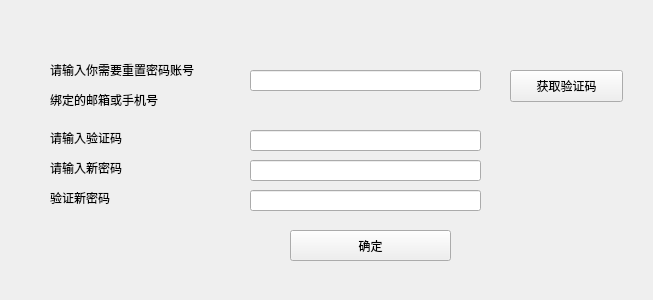
<?xml version="1.0" encoding="UTF-8"?>
<ui version="4.0">
 <class>ResetPassword</class>
 <widget class="QWidget" name="ResetPassword">
  <property name="geometry">
   <rect>
    <x>0</x>
    <y>0</y>
    <width>653</width>
    <height>300</height>
   </rect>
  </property>
  <property name="maximumSize">
   <size>
    <width>653</width>
    <height>300</height>
   </size>
  </property>
  <property name="windowTitle">
   <string>重置密码</string>
  </property>
  <widget class="QLabel" name="label">
   <property name="geometry">
    <rect>
     <x>50</x>
     <y>60</y>
     <width>181</width>
     <height>51</height>
    </rect>
   </property>
   <property name="text">
    <string>&lt;html&gt;&lt;head/&gt;&lt;body&gt;&lt;p&gt;请输入你需要重置密码账号&lt;/p&gt;&lt;p&gt;绑定的邮箱或手机号&lt;/p&gt;&lt;/body&gt;&lt;/html&gt;</string>
   </property>
  </widget>
  <widget class="QLineEdit" name="alineEdit_Account">
   <property name="geometry">
    <rect>
     <x>250</x>
     <y>70</y>
     <width>231</width>
     <height>21</height>
    </rect>
   </property>
  </widget>
  <widget class="QPushButton" name="pushButtonGetCheck">
   <property name="geometry">
    <rect>
     <x>510</x>
     <y>70</y>
     <width>113</width>
     <height>32</height>
    </rect>
   </property>
   <property name="text">
    <string>获取验证码</string>
   </property>
  </widget>
  <widget class="QLabel" name="label_2">
   <property name="geometry">
    <rect>
     <x>50</x>
     <y>130</y>
     <width>141</width>
     <height>16</height>
    </rect>
   </property>
   <property name="text">
    <string>请输入验证码</string>
   </property>
  </widget>
  <widget class="QLineEdit" name="lineEdit_CheckNum">
   <property name="geometry">
    <rect>
     <x>250</x>
     <y>130</y>
     <width>231</width>
     <height>21</height>
    </rect>
   </property>
  </widget>
  <widget class="QLabel" name="label_3">
   <property name="geometry">
    <rect>
     <x>50</x>
     <y>160</y>
     <width>91</width>
     <height>16</height>
    </rect>
   </property>
   <property name="text">
    <string>请输入新密码</string>
   </property>
  </widget>
  <widget class="QLabel" name="label_4">
   <property name="geometry">
    <rect>
     <x>50</x>
     <y>190</y>
     <width>81</width>
     <height>16</height>
    </rect>
   </property>
   <property name="text">
    <string>验证新密码</string>
   </property>
  </widget>
  <widget class="QLineEdit" name="lineEdit_NewPassword">
   <property name="geometry">
    <rect>
     <x>250</x>
     <y>160</y>
     <width>231</width>
     <height>21</height>
    </rect>
   </property>
  </widget>
  <widget class="QLineEdit" name="lineEdit_Check_NewPassword">
   <property name="geometry">
    <rect>
     <x>250</x>
     <y>190</y>
     <width>231</width>
     <height>21</height>
    </rect>
   </property>
  </widget>
  <widget class="QPushButton" name="pushButton_OK">
   <property name="geometry">
    <rect>
     <x>290</x>
     <y>230</y>
     <width>161</width>
     <height>31</height>
    </rect>
   </property>
   <property name="text">
    <string>确定</string>
   </property>
  </widget>
 </widget>
 <resources/>
 <connections/>
</ui>
